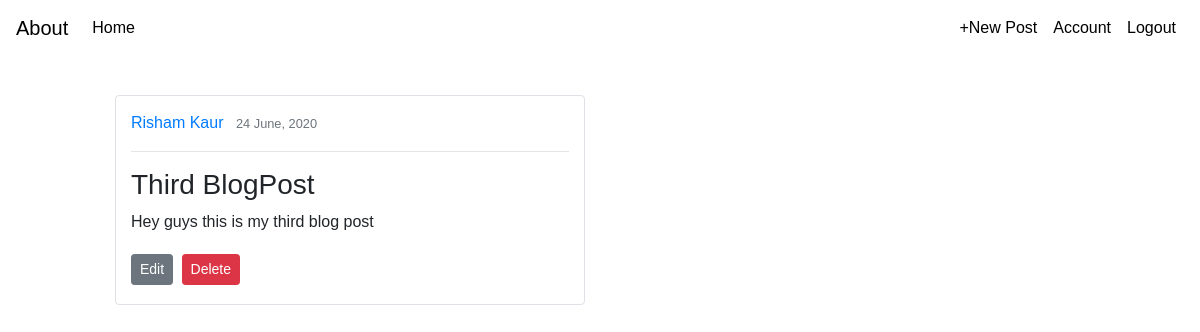
Screenshot of /add_post/6 (signed in) with the database file from the repository.
### blogpost/models.py (models this page shows, shortened)
class User(UserMixin,db.Model):
    id=db.Column(db.Integer , primary_key=True)
    username=db.Column(db.String(20) , unique=True)
    email=db.Column(db.String(50), unique=True)
    password=db.Column(db.String(80))
    posts=db.relationship('Post' , backref='author' , lazy=True)

class Post(UserMixin,db.Model):
    id=db.Column(db.Integer , primary_key=True)
    title=db.Column(db.String , nullable=False)
    content=db.Column(db.String , nullable=False)
    date_posted=db.Column(db.DateTime , nullable=False , default =datetime.utcnow())
    post_id=db.Column(db.Integer , db.ForeignKey('user.id'), nullable=False)

### blogpost/posts/routes.py (the view)
@posts.route("/add_post/<int:post_id>")
@login_required
def post_with_id(post_id):
    post = Post.query.get_or_404(post_id)
    return render_template("post_with_id.html",posts = post)

### blogpost/users/routes.py (called while the page is built)
@login_manager.user_loader
def load_user(post_id):
    user=User.query.get(int(post_id))
    return user

### blogpost/templates/post_with_id.html (shortened to what this page needs)
{% extends 'base.html'  %}
{% import "bootstrap/wtf.html" as wtf %}
{% block body %}
<div class="container" style="width:500px;margin-right:600px; padding:15px">
   <article class="content-section border rounded" style="padding:15px">
     <div class="article-metadata">
       <a class="mr-2" href="#">{{posts.author.username}}</a>
       <small class="text-muted">{{posts.date_posted.strftime('%d %B, %Y')}}</small>
     </div>
     <hr>
     <h3 class="article-title" href="#">{{posts.title}}</h3>
     <p class="article-content" style="white-space:pre-wrap">{{posts.content}}</p>
      {% if current_user.username==posts.author.username%}
       <a class="btn btn-secondary btn-sm mt-1 mb-1"  href="{{url_for('posts.edit',post_id=posts.id)}}" >Edit</a>
      <button  class="btn btn-danger btn-sm m-1" data-toggle="modal" data-target="#deleteModal">Delete</button>
      {% endif %}
   </article>
</div>
{% endblock %}

### blogpost/templates/base.html (style rules this page uses)
body { font-family: sans-serif; }

### rows the page displays
User: author.username "Risham Kaur"
Post: date_posted "24 June, 2020", title "Third BlogPost", content "Hey guys this is my third blog post"
